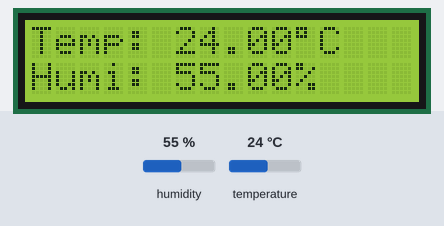
Bench run of a sketch on a simulated ESP32. Parts: 16×2 character LCD. The inputs (shaded band) are chosen by the test bench; at power-on: humidity 55 %, temperature 24 °C. What the sketch prints to the serial monitor is not drawn.

Above: at 1.2 s.
1.3 s: humidity set to 22 %
At 3.0 s:
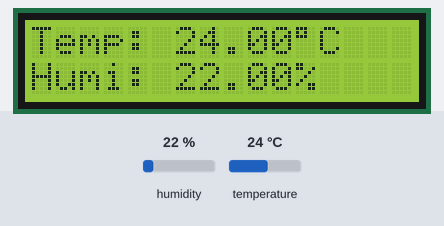
4.1 s: temperature set to 12 °C
At 5.1 s:
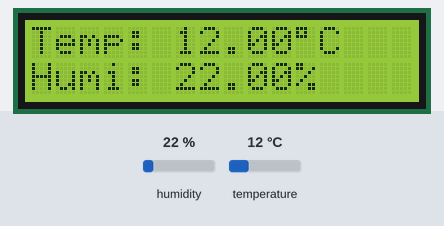
6.9 s: humidity set to 40 %
At 9.3 s:
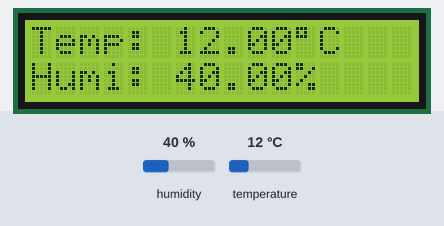
9.9 s: temperature set to 19 °C
At 11.4 s:
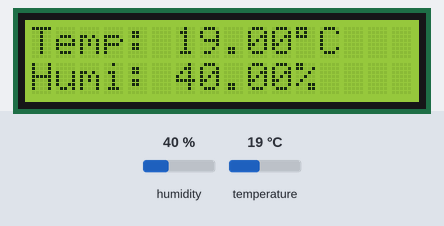
Timing chart, 0 to 12.9 s (numbered marks = the images above; inputs shaded):
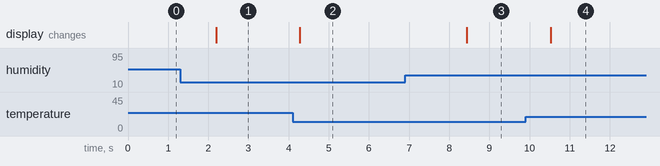

The sketch:

esp32_i2c_lcd_dht11.ino
```cpp
#include "DHT.h"
DHT dht(33, DHT11); //tukar sini untuk DHT22
#include <LiquidCrystal_I2C.h>
int lcdColumns = 16;
int lcdRows = 2;
LiquidCrystal_I2C lcd(0x27, lcdColumns, lcdRows);

void setup(){
  Serial.begin(115200);
  dht.begin();
  lcd.init();
  lcd.backlight();
}

void loop()
{
  float humi = dht.readHumidity();
  float temp = dht.readTemperature();
  Serial.print("Temperature: ");
  Serial.print(temp);
  Serial.print("ºC   "); // press Alt + 0176 for ° Symbol
  lcd.setCursor(0, 0);
  lcd.print("Temp: ");
  lcd.setCursor(6, 0);
  lcd.print(temp);
  lcd.setCursor(11, 0);
  lcd.write(0xdf); // symbol degree
  lcd.setCursor(12, 0);
  lcd.print("C");


  Serial.print("Humidity: ");
  Serial.print(humi);
  Serial.println("%");
  lcd.setCursor(0, 1);
  lcd.print("Humi: ");
  lcd.setCursor(6, 1);
  lcd.print(humi);
  lcd.setCursor(11, 1);
  lcd.print("%");
  delay(1000);
}
```

Measured:
- after the input at 1.3 s, the display: changes after 0.90 s (image 1)
- after the input at 4.1 s, the display: changes after 0.18 s (image 2)
- after the input at 6.9 s, the display: changes after 1.5 s (image 3)
- after the input at 9.9 s, the display: changes after 0.62 s (image 4)
